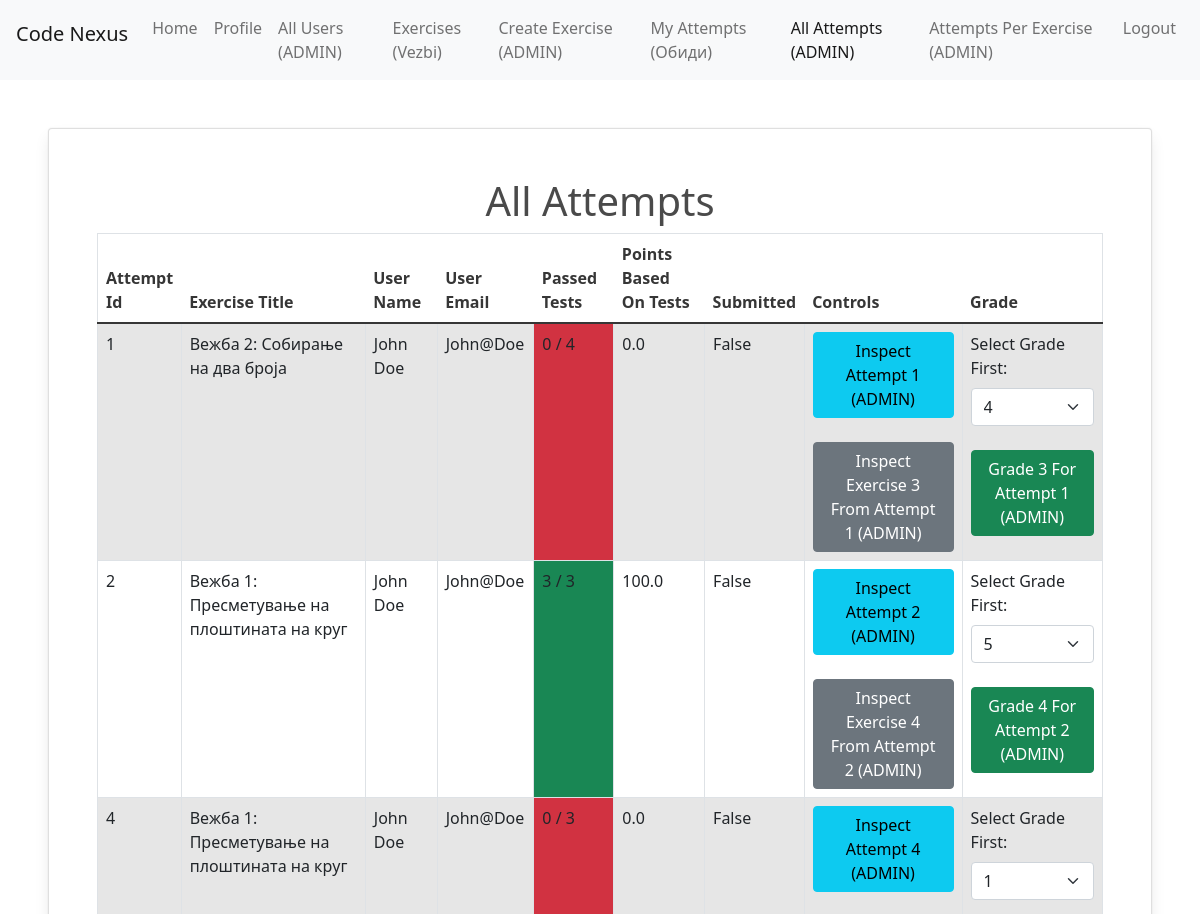
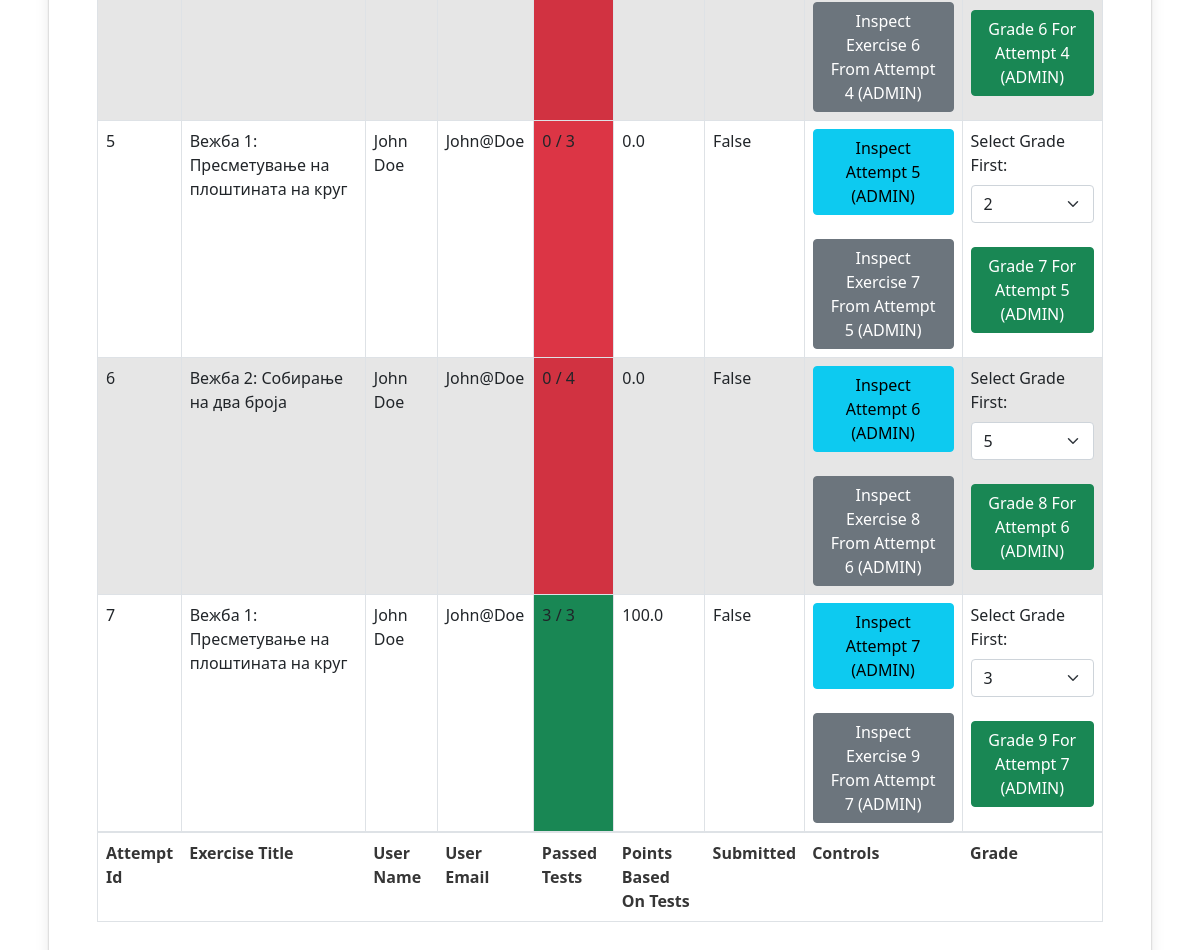
The app's page /all_attempts (signed in) with its own data (2 pictures, top to bottom).
### models.py (models this page shows)
class Attempt(db.Model):
    id = db.Column(db.Integer, primary_key=True)
    start_date = db.Column(db.DateTime, nullable=False, default=datetime.utcnow())
    finish_date = db.Column(db.DateTime)
    submitted = db.Column(db.Boolean, default=False)
    user_id = db.Column(db.Integer, db.ForeignKey('user.id'), nullable=False)
    exercise_id = db.Column(db.Integer, db.ForeignKey('exercise.id'), nullable=False)
    number_of_passed_tests = db.Column(db.Integer, default=0)
    grade = db.Column(db.Integer, default=0)
    review = db.Column(db.Boolean, default=True)
    user = db.relationship('User', backref=db.backref('attempts', lazy=True))
    exercise = db.relationship('Exercise', backref=db.backref('attempts', lazy=True))
    test_cases = db.Column(db.String(100000000))

class Exercise(db.Model):
    id = db.Column(db.Integer, primary_key=True)  # primary keys are required by SQLAlchemy
    title = db.Column(db.String(100), unique=False, nullable=False)
    description = db.Column(db.String(100000), unique=False, nullable=False)
    start_time = db.Column(db.DateTime, nullable=False)
    end_time = db.Column(db.DateTime, nullable=False)
    code = db.Column(db.String(1000000000), unique=False, nullable=False)
    number_of_attempts = db.Column(db.Integer, nullable=False)
    test_cases = db.Column(db.JSON, nullable=False)
    date_created = db.Column(db.DateTime, nullable=False)
    programming_language = db.Column(db.String(100), unique=False, nullable=False)
    visible = db.Column(db.Boolean, default=False, nullable=False)

class User(UserMixin, db.Model):
    id = db.Column(db.Integer, primary_key=True)  # primary keys are required by SQLAlchemy
    email = db.Column(db.String(100), unique=True)
    password = db.Column(db.String(100))
    name = db.Column(db.String(1000))
    role = db.Column(db.Enum(UserRole), default=UserRole.USER)

### main.py (the view)
@main.route('/all_attempts', methods=['GET'])
def all_attempts():
    if current_user.is_authenticated and current_user.role.name == "ADMIN":
        all_attempts_i = Attempt.query.filter(Attempt.user_id != current_user.id).all()
        return render_template('all_attempts.html', attempts=all_attempts_i)
    else:
        return redirect(url_for('main.index'))

### __init__.py (called while the page is built)
def create_app():
    global db
    db = SQLAlchemy()
    app = Flask(__name__)
    app.config['SECRET_KEY'] = 'secret-key-goes-here'
    app.config['SQLALCHEMY_DATABASE_URI'] = 'sqlite:///db.sqlite'
    db.init_app(app)
    login_manager = LoginManager()
    login_manager.login_view = 'auth.login'
    login_manager.init_app(app)
    from models import User
    @login_manager.user_loader
    def load_user(user_id):
        return User.query.get(int(user_id))
    from auth import auth as auth_blueprint
    app.register_blueprint(auth_blueprint)
    from main import main as main_blueprint
    app.register_blueprint(main_blueprint)
    with app.app_context():
        db.create_all()
        db.session.commit()
    return app

### templates/all_attempts.html (shortened to what this page needs)
{% extends 'base.html' %}
{% block bodycontent %}
    <!DOCTYPE html>
    <html lang="en">
    <head>
        <link rel="stylesheet" href="https://cdn.jsdelivr.net/npm/bootstrap-icons@1.11.3/font/bootstrap-icons.min.css">
        <link href="https://cdn.jsdelivr.net/npm/bootstrap@5.0.2/dist/css/bootstrap.min.css" rel="stylesheet">
        <link rel="stylesheet" href="https://cdn.datatables.net/2.0.0/css/dataTables.dataTables.css"/>
    </head>
    <body>
    <div class="card p-5 m-5">
        <h1 class="text-center">All Attempts</h1>
        <div style="overflow-x: scroll;">
            <table id="myTable" class="table table-striped display table-bordered" style="width:100%">
        </div>
        <thead>
        <tr>
            <th>Attempt Id</th>
            <th>Exercise Title</th>
            <th>User Name</th>
            <th>User Email</th>
            <th>Passed Tests</th>
            <th>Points Based On Tests</th>
            <th>Submitted</th>
            <th>Controls</th>
            <th>Grade</th>
        </tr>
        </thead>
        <tbody>
        {% for attempt in attempts %}
            <tr>
                <td>{{ attempt.id }}</td>
                <td>{{ attempt.exercise.title }}</td>
                <td>{{ attempt.user.name }}</td>
                <td>{{ attempt.user.email }}</td>
                {% if attempt.number_of_passed_tests == attempt.exercise.test_cases.values()|length %}
                    <td class="bg-success">{{ attempt.number_of_passed_tests }}
                        / {{ attempt.exercise.test_cases.values()|length }}</td>
                {% elif attempt.number_of_passed_tests == 0 %}
                    <td class="bg-danger">{{ attempt.number_of_passed_tests }}
                        / {{ attempt.exercise.test_cases.values()|length }}</td>
                {% else %}
                    <td class="bg-warning">{{ attempt.number_of_passed_tests }}
                        / {{ attempt.exercise.test_cases.values()|length }}</td>
                {% endif %}
                <td>{{ ((attempt.number_of_passed_tests * 1.0) / attempt.exercise.test_cases.values()|length) * 100 }}</td>
                <td>
                    {{ attempt.submitted }}
                </td>
                <td>
                    <div>
                        <a class="btn btn-info" href="{{ url_for('main.attempt', attempt_id=attempt.id) }}">Inspect
                            Attempt {{ attempt.id }} (ADMIN)</a>
                    </div>
                    <br>
                    <div>
                        <a class="btn btn-secondary"
                           href="{{ url_for('main.edit_exercise', exercise_id=attempt.exercise.id) }}">Inspect
                            Exercise {{ attempt.exercise.id }} From Attempt {{ attempt.id }} (ADMIN)</a>
                    </div>
                </td>
                <td>
                    <div>
                        <form method="POST" action="{{ url_for('main.grade_attempt', attempt_id=attempt.id) }}">
                            <label>
                                Select Grade First:
                            </label>
                            <select class="form-select" aria-label="Default select example" name="grade_n" id="grade_n">
                                {% if attempt.grade == 1 %}
                                    <option value="1" selected>1</option>
                                {% elif attempt.grade == 2 %}
                                    <option value="2" selected>2</option>
                                {% elif attempt.grade == 3 %}
                                    <option value="3" selected>3</option>
                                {% elif attempt.grade == 4 %}
                                    <option value="4" selected>4</option>
                                {% elif attempt.grade == 5 %}
                                    <option value="5" selected>5</option>
                                {% else %}
                                    <option value="1">1</option>
                                    <option value="2">2</option>
                                    <option value="3">3</option>
                                    <option value="4">4</option>
                                    <option value="5">5</option>
                                {% endif %}
                            </select>
                            <br>
                            <button class="btn btn-success" type="submit"
                                    href="{{ url_for('main.edit_exercise', exercise_id=attempt.exercise.id) }}">
                                Grade {{ attempt.exercise.id }} For Attempt {{ attempt.id }} (ADMIN)
                            </button>
                        </form>
                    </div>
                </td>
            </tr>
        {% endfor %}
        </tbody>
        <tfoot>
        <th scope="th-sm" style="width: 10px ">Attempt Id</th>
        <th scope="th-sm">Exercise Title</th>
        <th scope="th-sm">User Name</th>
        <th scope="th-sm">User Email</th>
        <th scope="th-sm">Passed Tests</th>
        <th scope="th-sm">Points Based On Tests</th>
        <th scope="th-sm">Submitted</th>
        <th scope="th-sm">Controls</th>
        <th scope="th-sm">Grade</th>
        </tfoot>
    </div>
    </body>
    </html>
{% endblock %}

### records on screen
Attempt: id "1", exercise "Вежба 2: Собирање на два броја", user.name "John Doe", user.email "John@Doe", number_of_passed_tests "0", exercise.test_cases.values|length "4", number_of_passed_tests "0.0", submitted "False", exercise.id "3", grade_n "4"
Attempt: id "2", exercise "Вежба 1: Пресметување на плоштината на круг", user.name "John Doe", user.email "John@Doe", number_of_passed_tests "3", exercise.test_cases.values|length "3", number_of_passed_tests "100.0", submitted "False", exercise.id "4", grade_n "5"
Attempt: id "4", exercise "Вежба 1: Пресметување на плоштината на круг", user.name "John Doe", user.email "John@Doe", number_of_passed_tests "0", exercise.test_cases.values|length "3", number_of_passed_tests "0.0", submitted "False", exercise.id "6", grade_n "1"
Attempt: id "5", exercise "Вежба 1: Пресметување на плоштината на круг", user.name "John Doe", user.email "John@Doe", number_of_passed_tests "0", exercise.test_cases.values|length "3", number_of_passed_tests "0.0", submitted "False", exercise.id "7", grade_n "2"
Attempt: id "6", exercise "Вежба 2: Собирање на два броја", user.name "John Doe", user.email "John@Doe", number_of_passed_tests "0", exercise.test_cases.values|length "4", number_of_passed_tests "0.0", submitted "False", exercise.id "8", grade_n "5"
Attempt: id "7", exercise "Вежба 1: Пресметување на плоштината на круг", user.name "John Doe", user.email "John@Doe", number_of_passed_tests "3", exercise.test_cases.values|length "3", number_of_passed_tests "100.0", submitted "False", exercise.id "9", grade_n "3"
